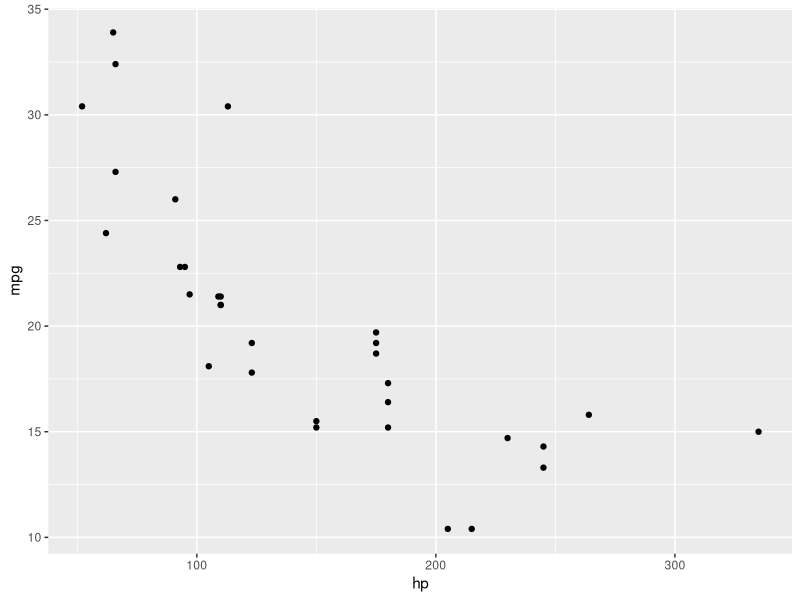
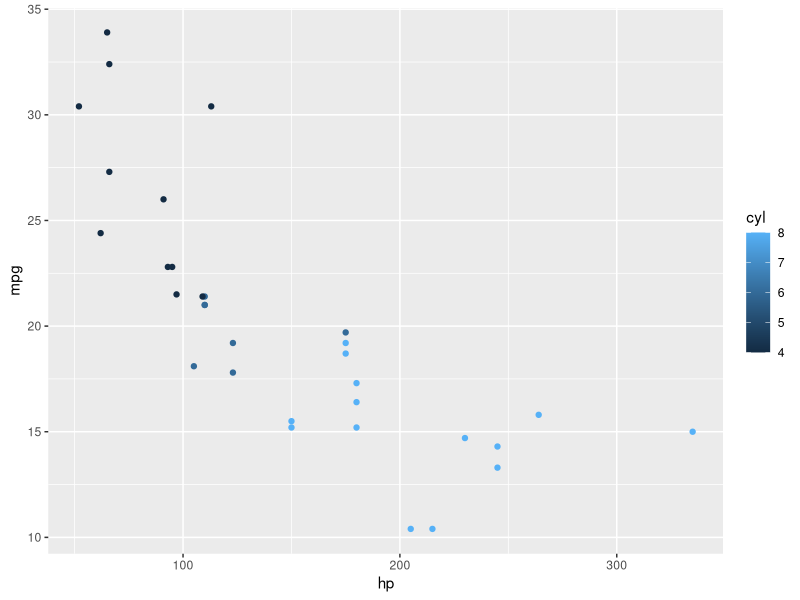
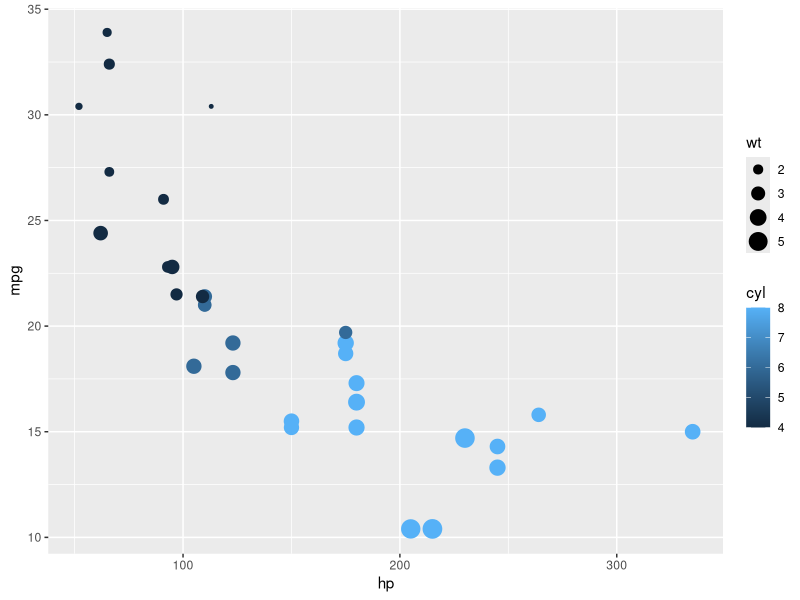
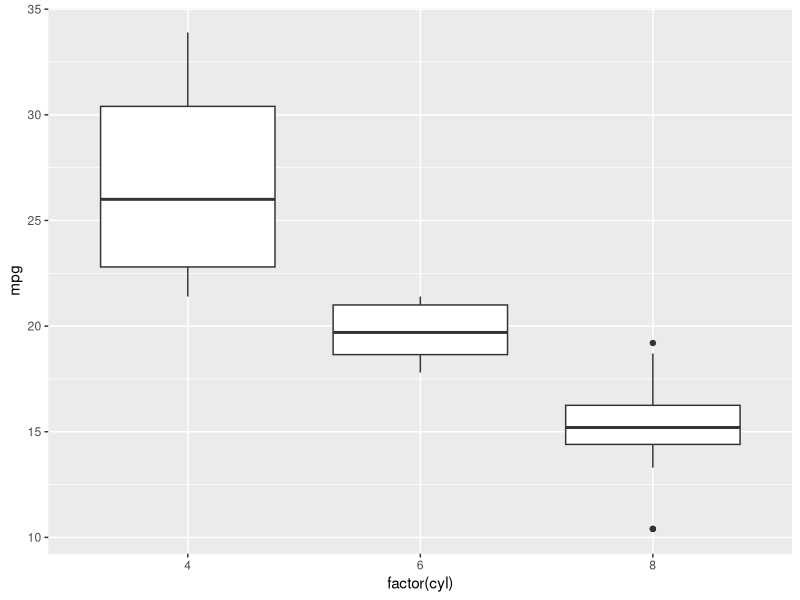
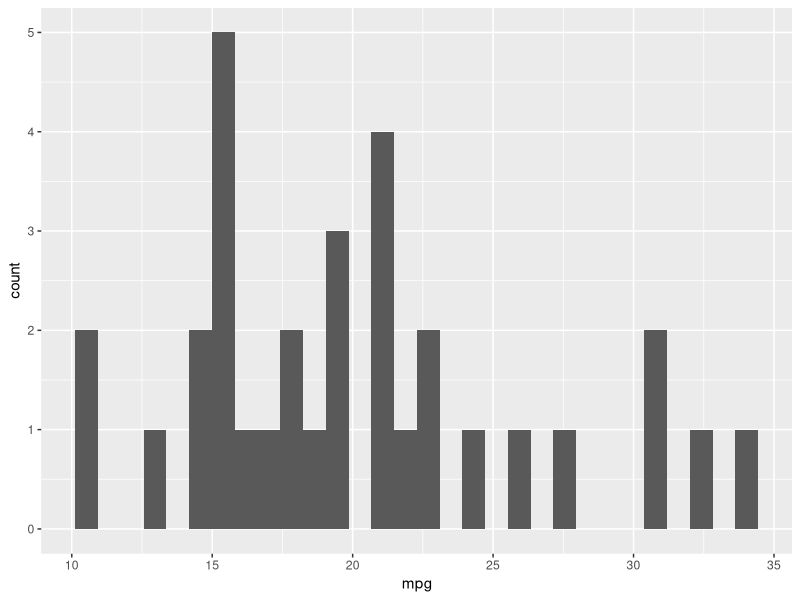
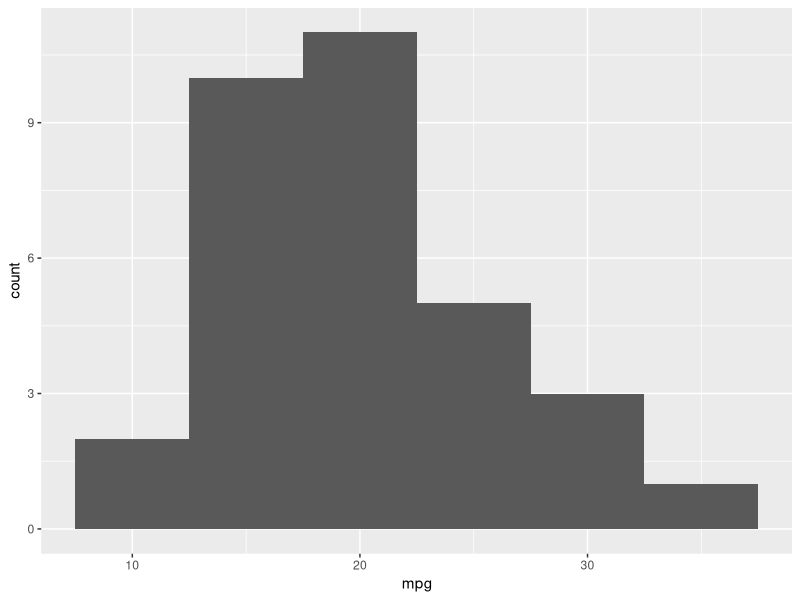
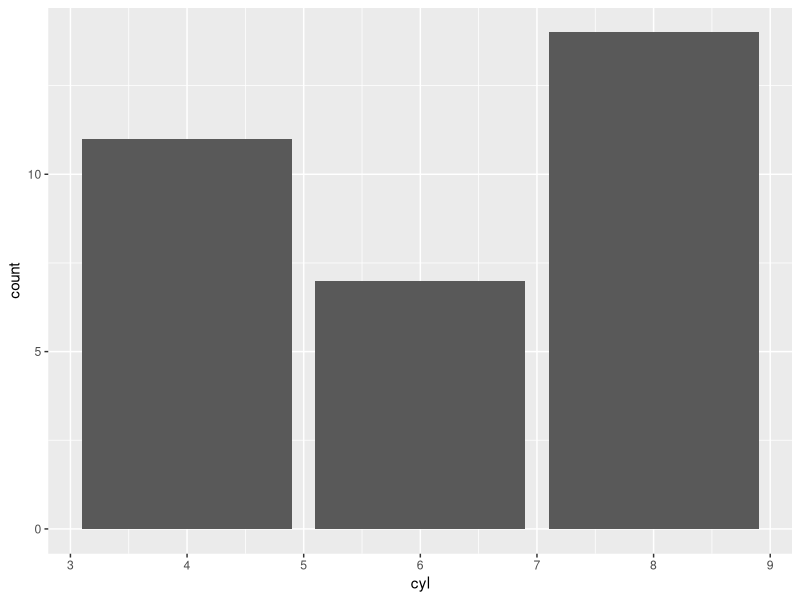
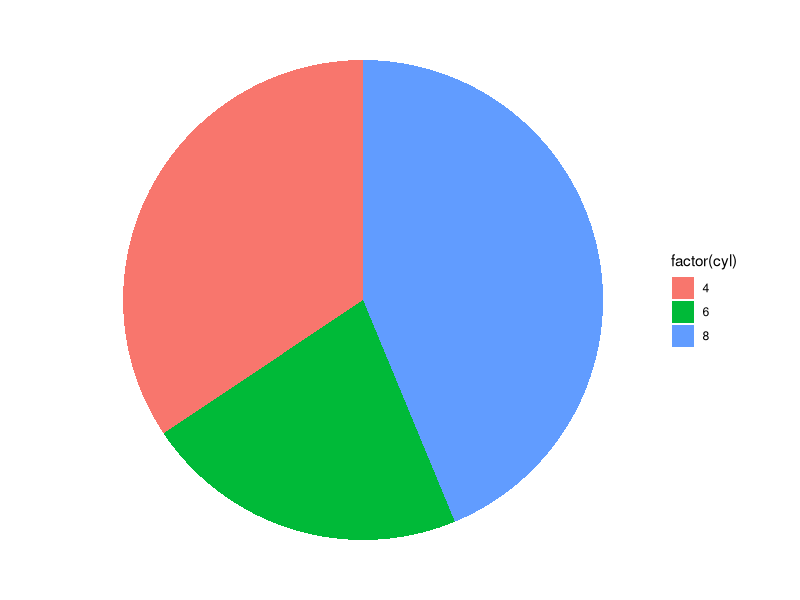

Generate these figures, in order, with R:
## ---- chunk 1
options(stringsAsFactors = FALSE)
library(knitr)
## ---- chunk 2
a = 1
## ---- chunk 3
a
## ---- chunk 4
a <- 1
## ---- chunk 5
a = "this is some text"
a
## ---- chunk 6
a  = c(3, 4, 5, 6, 7)
a
## ---- chunk 7
a  = c(3:7)
a
## ---- chunk 8
b = matrix(0, ncol=3, nrow=2)
b[1,2] = 3
b
## ---- chunk 9
b = matrix(0, ncol=3, nrow=2)
c = matrix(1, ncol=3, nrow=2)
rbind(b,c)
## ---- chunk 10
cbind(b,c)
## ---- chunk 11
a = data.frame(x = c(1:3),
               y = c(4:6),
               z = c("a", "b", "c"))
a
## ---- chunk 12
a[2,3]
## ---- chunk 13
a[2,]
## ---- chunk 14
a[,3]
## ---- chunk 15
a$z
## ---- chunk 16
a$t = c(10, 13, 17)
a
## ---- chunk 17
head(mtcars)
## ---- chunk 18
mean(mtcars$mpg)
sd(mtcars$mpg)
## ---- chunk 19
options(stringsAsFactors = FALSE)
library(ggplot2)
library(dplyr)
## ---- chunk 20
ggplot(mtcars, aes(x=hp, y=mpg)) + geom_point()
## ---- chunk 21
ggplot(mtcars, aes(x=hp, y=mpg, colour=cyl)) + geom_point()
## ---- chunk 22
ggplot(mtcars, aes(x=hp, y=mpg, colour=cyl, size=wt)) + geom_point()
## ---- chunk 23
ggplot(mtcars, aes(x=factor(cyl), y=mpg)) + geom_boxplot()
## ---- chunk 24
ggplot(mtcars, aes(x=mpg)) + geom_histogram()
## ---- chunk 25
ggplot(mtcars, aes(x=mpg)) + geom_histogram(binwidth=5)
## ---- chunk 26
ggplot(mtcars, 
       aes(x=cyl)) + 
  geom_bar()
## ---- chunk 27

# this does a count
ggplot(mtcars, 
       aes(x=factor(1), fill=factor(cyl))) + 
  geom_bar(width=1) + coord_polar(theta="y") + theme_void()

# if you're plotting actual numbers, need stat="identity"
ggplot(mtcars %>% 
         group_by(cyl) %>% 
         summarize(carcount = n()), 
       aes(x=factor(1), y=carcount, fill=factor(cyl))) + 
  geom_bar(width=1, stat="identity") + coord_polar(theta="y")

## ---- chunk 28
df = read.csv(file="./data/UNFCCC_CO2_Emissions.csv")
## ---- chunk 29
ggplot(df, aes(x=Year, y=CO2_Mt, colour=Country)) + geom_line()
## ---- chunk 30
ggplot(df, 
       aes(x=Year, y=CO2_Mt, fill=Country)) + 
  geom_area()
## ---- chunk 31
ggplot(df, 
       aes(x=Year, y=CO2_Mt, fill=Country)) + 
  geom_area() + 
  geom_line(aes(ymax=CO2_Mt), position="stack", size=0.1)
## ---- chunk 32
ggplot(df, aes(x=Year, y=CO2_Mt)) + geom_line() + facet_wrap(~Country, scales="free_y")
## ---- chunk 33
ggplot(df, aes(x=Year, y=CO2_Mt, ymin=0)) + geom_line() + facet_wrap(~Country, scales="free_y")
